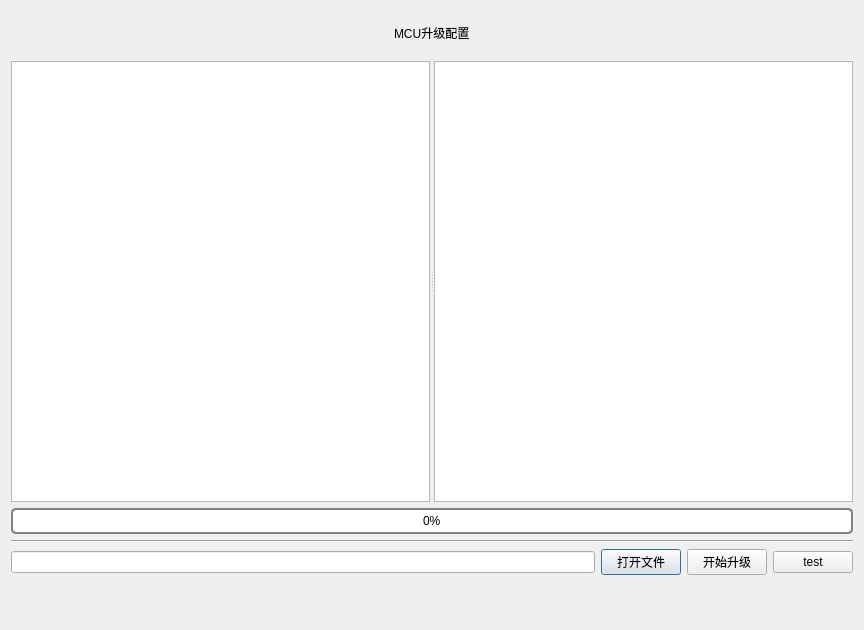
<?xml version="1.0" encoding="UTF-8"?>
<ui version="4.0">
 <class>McuUpgradeDialog</class>
 <widget class="QDialog" name="McuUpgradeDialog">
  <property name="geometry">
   <rect>
    <x>0</x>
    <y>0</y>
    <width>864</width>
    <height>630</height>
   </rect>
  </property>
  <property name="windowTitle">
   <string>MCU程序升级</string>
  </property>
  <property name="windowIcon">
   <iconset resource="img.qrc">
    <normaloff>:/new/image/images/ccMerge.png</normaloff>:/new/image/images/ccMerge.png</iconset>
  </property>
  <layout class="QGridLayout" name="gridLayout" rowstretch="1,10,2,2,1,1">
   <item row="2" column="0">
    <widget class="QProgressBar" name="progressBar">
     <property name="styleSheet">
      <string notr="true">QProgressBar {   border: 2px solid grey;   border-radius: 5px;   background-color: #FFFFFF;}QProgressBar::chunk {   background-color: #05B8CC;   width: 20px;}QProgressBar {   border: 2px solid grey;   border-radius: 5px;   text-align: center;}</string>
     </property>
     <property name="value">
      <number>0</number>
     </property>
    </widget>
   </item>
   <item row="3" column="0">
    <widget class="Line" name="line">
     <property name="orientation">
      <enum>Qt::Horizontal</enum>
     </property>
    </widget>
   </item>
   <item row="5" column="0">
    <spacer name="horizontalSpacer_3">
     <property name="orientation">
      <enum>Qt::Horizontal</enum>
     </property>
     <property name="sizeHint" stdset="0">
      <size>
       <width>40</width>
       <height>20</height>
      </size>
     </property>
    </spacer>
   </item>
   <item row="4" column="0">
    <layout class="QHBoxLayout" name="horizontalLayout_2">
     <item>
      <widget class="QLineEdit" name="filePath_lineEdit"/>
     </item>
     <item>
      <widget class="QPushButton" name="openFile_pushButton">
       <property name="text">
        <string>打开文件</string>
       </property>
      </widget>
     </item>
     <item>
      <widget class="QPushButton" name="upgrade_pushButton">
       <property name="text">
        <string>开始升级</string>
       </property>
      </widget>
     </item>
     <item>
      <widget class="QPushButton" name="pushButton">
       <property name="text">
        <string>test</string>
       </property>
      </widget>
     </item>
    </layout>
   </item>
   <item row="1" column="0">
    <widget class="QSplitter" name="splitter">
     <property name="orientation">
      <enum>Qt::Horizontal</enum>
     </property>
     <widget class="QTextEdit" name="send_textEdit"/>
     <widget class="QPlainTextEdit" name="recv_plainTextEdit"/>
    </widget>
   </item>
   <item row="0" column="0">
    <layout class="QHBoxLayout" name="horizontalLayout">
     <item>
      <spacer name="horizontalSpacer">
       <property name="orientation">
        <enum>Qt::Horizontal</enum>
       </property>
       <property name="sizeHint" stdset="0">
        <size>
         <width>258</width>
         <height>20</height>
        </size>
       </property>
      </spacer>
     </item>
     <item>
      <widget class="QLabel" name="label">
       <property name="styleSheet">
        <string notr="true">font: 14pt &quot;黑体&quot;;</string>
       </property>
       <property name="text">
        <string>MCU升级配置</string>
       </property>
      </widget>
     </item>
     <item>
      <spacer name="horizontalSpacer_2">
       <property name="orientation">
        <enum>Qt::Horizontal</enum>
       </property>
       <property name="sizeHint" stdset="0">
        <size>
         <width>258</width>
         <height>20</height>
        </size>
       </property>
      </spacer>
     </item>
    </layout>
   </item>
  </layout>
 </widget>
 <resources>
  <include location="img.qrc"/>
 </resources>
 <connections/>
</ui>
